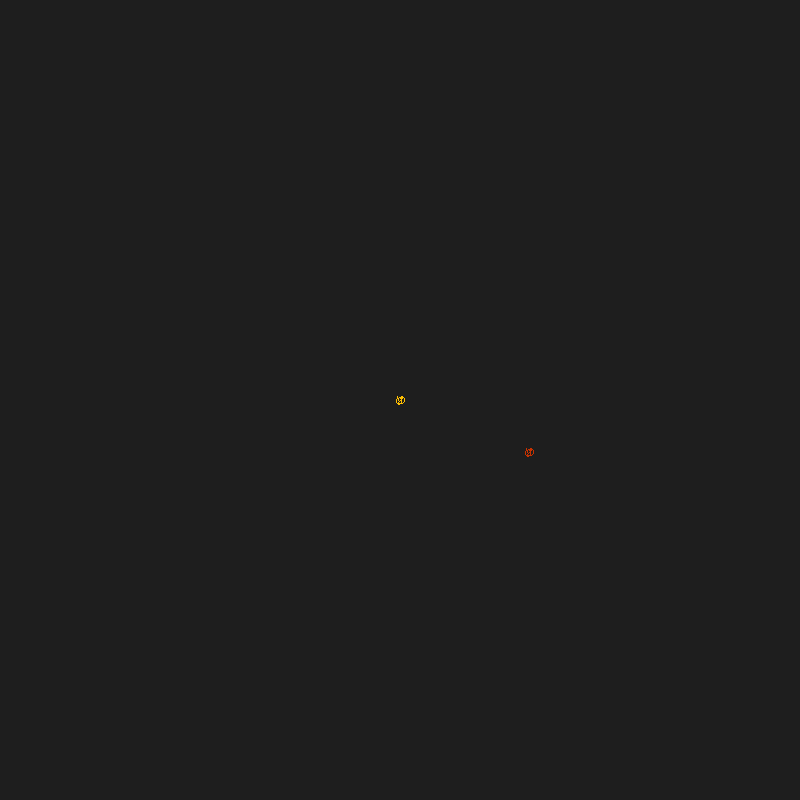
Frame 1 (no input)
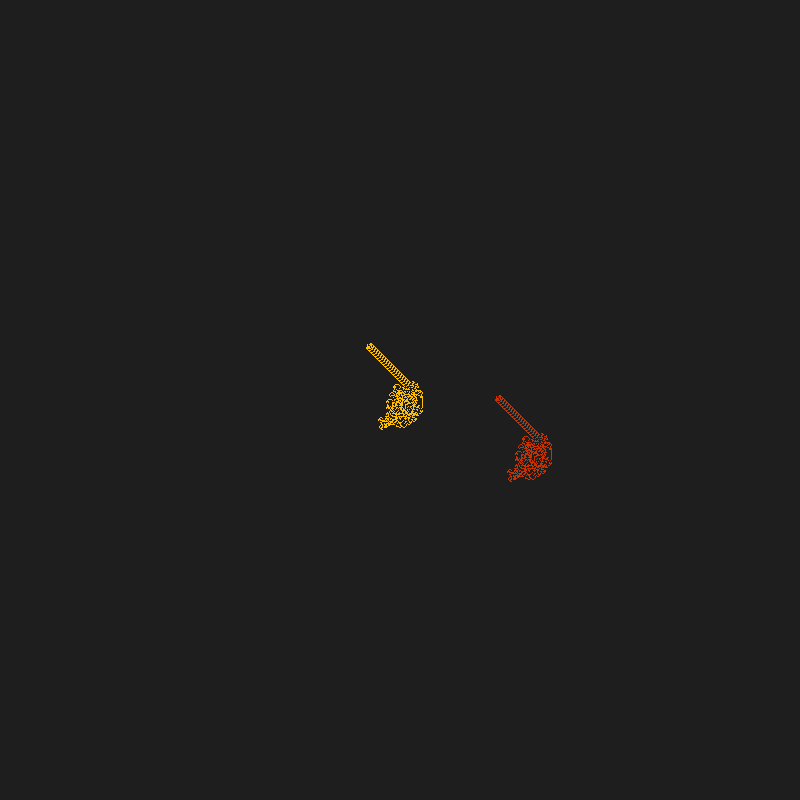
Frame 60 (the mouse pressed at the canvas centre just before this capture)
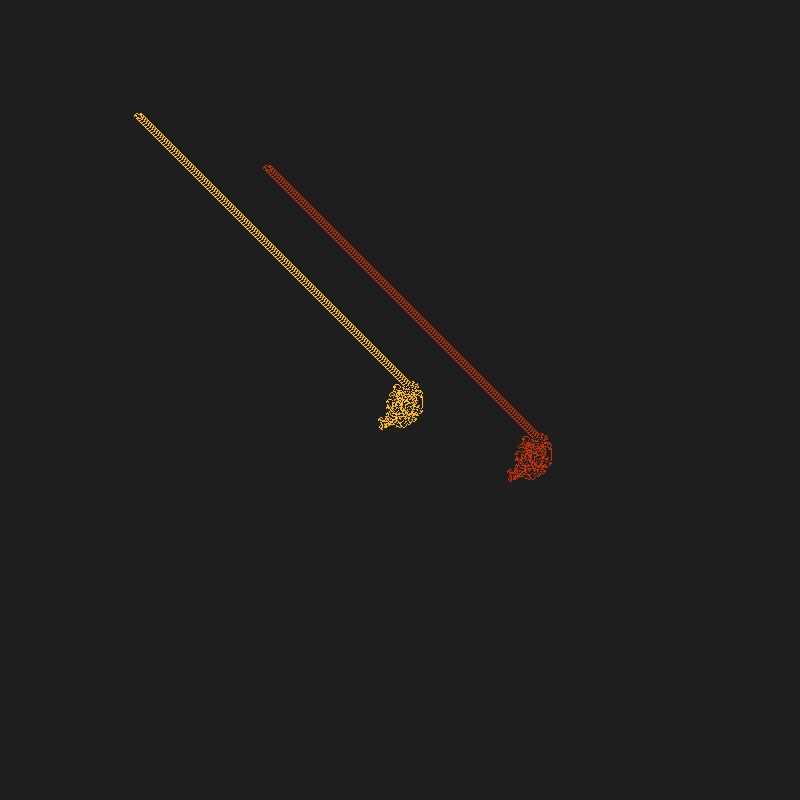
Frame 120 (the mouse held since frame 60 and released just before this capture)

The Processing sketch that drew these frames (run headless with seeded random() and noise(); from frame 60 on, the mouse is pressed at the canvas centre):

// Processing sketch: langtonsAntClass
// ── langtonsAntClass.pde
Ant gregAnt;
Ant mjAnt;

int [][] antWorld;
int x, y;


void setup() {
  size(800, 800); 
  antWorld = new int[width][height];

  gregAnt = new Ant(400, 400, 1);
  //int off = floor(random(1,40));
  int offx = floor(random(1, 200));
  int offy = floor(random(1, 200));
  println(offx, offy);
  // in order to get oscilliation you need to vary both offx and offy at different
  // amounts if offx and offy are equal (at an angle or cooridinate plane) no oscill

  mjAnt = new Ant(400+offx, 400+offy, 2);

  showWorld();
}

void setWorld() {
  antWorld = new int[width][height];

  gregAnt = new Ant(400, 400, 1);
  //int off = floor(random(1,40));
  int offx = floor(random(1, 200));
  int offy = floor(random(1, 200));
  println(offx, offy);
  // in order to get oscilliation you need to vary both offx and offy at different
  // amounts if offx and offy are equal (at an angle or cooridinate plane) no oscill

  mjAnt = new Ant(400+offx, 400+offy, 2);

  showWorld();
}


void mouseClicked(){
  setWorld(); 
  
  
}

void draw() {
  // for loop for n steps per animation frame
  for (int n =0; n<200; n++) {
    gregAnt.moveAnt();
    mjAnt.moveAnt();
  }

  showWorld();
}


void showWorld() {
  loadPixels();
  for (int i = 0; i < width; i++) {
    for (int j = 0; j < height; j++) {
      int pix = i + width * j;
      if (antWorld[i][j] == 0) {
        pixels[pix] = color(30);
      } else if (antWorld[i][j] == 1) {
        pixels[pix] = color(255, 191, 0);
      } else if (antWorld[i][j] == 2) {
        pixels[pix] = color(200, 50, 0);
      }
    }
  }
  updatePixels();
}

// ── Ant.pde
int ANTUP =0;
int ANTRIGHT =1;
int ANTDOWN =2;
int ANTLEFT =3;

class Ant{
  int myx;
  int myy;
  int mysymb;
  int dir;
  
  // constructor 
  Ant(int x, int y, int symb){
    myx = x;
    myy = y;
    mysymb = symb;
    dir = 1;
  }
     void turnRight(){
        dir++; 
         if (dir > ANTLEFT){
           dir = ANTUP;
         }
       }
       
       
     void turnLeft(){
        dir--;
         if (dir < ANTUP){
           dir = ANTLEFT;
         }
       }
       
    void moveForward(){
         if (dir == ANTUP){
          myy--; 
         }else if (dir == ANTDOWN){
          myy++; 
           
         }else if (dir == ANTRIGHT){
          myx++; 
           
         }else if (dir == ANTLEFT){
          myx--; 
         }
         // check edges
         
         if (myx > width-1) {
          myx =0; 
         } else if (myx < 0){
           myx = width-1;
         }
         
         if (myy > height-1) {
          myy =0; 
         } else if (myy < 0){
           myy = height-1;
         }
         
       }
       
    void moveAnt(){
        int state = antWorld[myx][myy];
  
        if (state == 0){
            turnRight();
            antWorld[myx][myy] = mysymb; // places ant symbol
            moveForward(); 
        }else if (state >= 1){    // one or two for ant symbol
            turnLeft();
            antWorld[myx][myy] = 0;
            moveForward();
        }
            }


  
}
